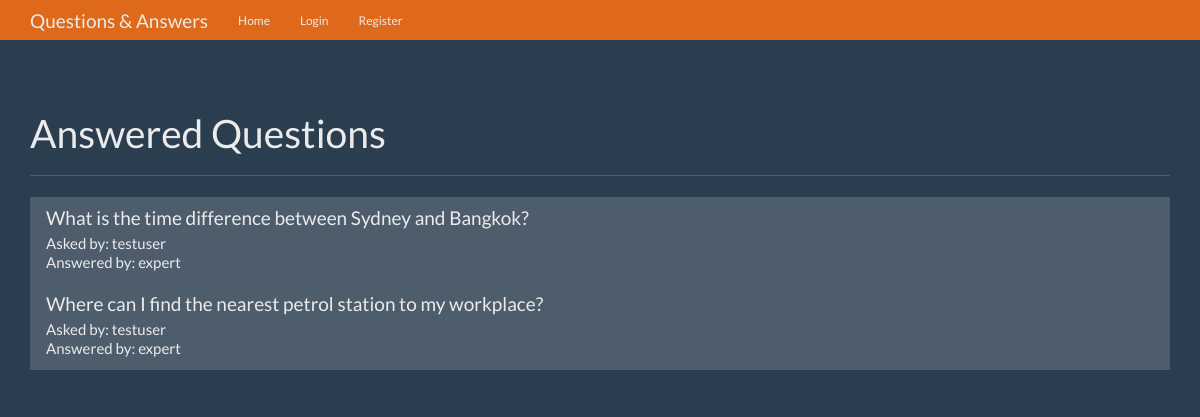
Before: / with the older database file.
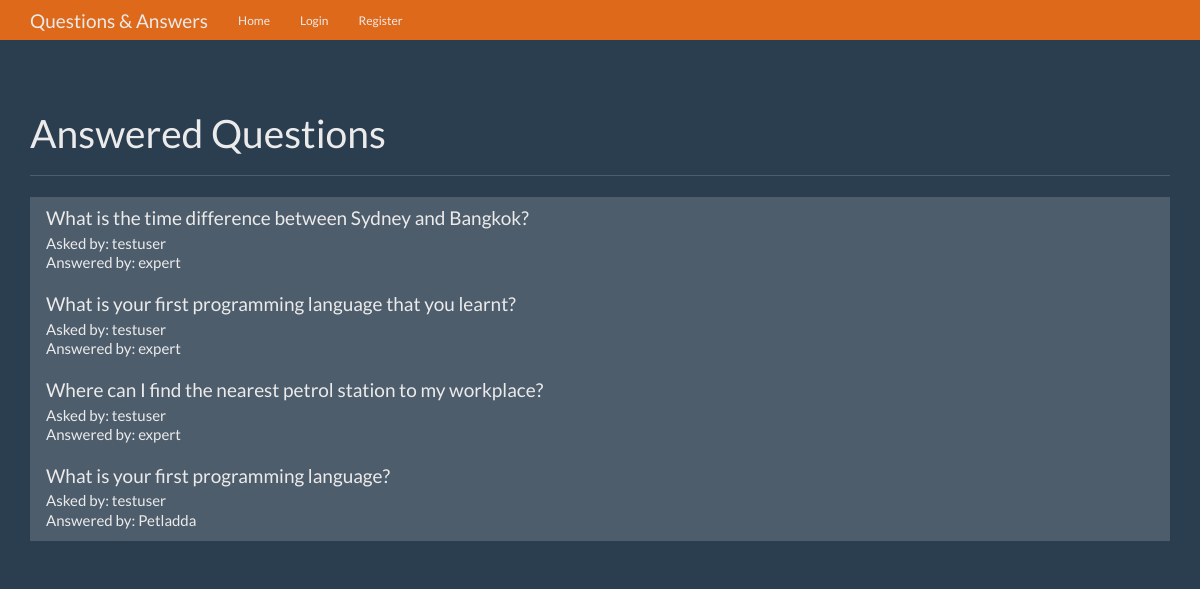
After: the same page with the newer database file.
### tables this page shows
CREATE TABLE questions(
    id integer primary key autoincrement,
    question_text text not null,
    answer_text text,
    asked_by_id integer not null,
    expert_id integer not null
);

CREATE TABLE users(
    id integer primary key autoincrement,
    name text not null,
    password text not null,
    expert boolean not null,
    admin boolean not null
);

### app.py (the view)
@app.route('/')
def index():
    user = get_current_user()
    db = get_db()
    answer_cur = db.execute('''
                    SELECT
                        q.id AS id, q.question_text AS question_text, u.name AS asked_user , u2.name AS expert_user
                    FROM
                        questions q
                        JOIN users u ON u.id = q.asked_by_id
                        JOIN users u2 ON u2.id = q.expert_id
                    WHERE
                        q.answer_text NOT NULL
    ''')
    answer_results = answer_cur.fetchall()
    return render_template('home.html', title='Home', user=user, answers=answer_results)

### app.py (called while the page is built, shortened)
def get_current_user():
    user_result = None
    return user_result

### database.py (called while the page is built)
def connect_db():
    sql = sqlite3.connect('/Users/promieyutasane/Dropbox/Github/question-answer/qa.db')
    sql.row_factory = sqlite3.Row
    return sql

def get_db():
    if not hasattr(g, 'sqlite3_db'):
        g.sqlite_db = connect_db()
    return g.sqlite_db

### templates/home.html
{% extends 'layout.html' %}
{% block content %}
      <div class="page-header">
        <h1>Answered Questions</h1>
      </div>
      <div class="row">
        <div class="col-lg-12">
          <div class="list-group">
            {% for answer in answers %}
            <a href="{{ url_for('question', question_id=answer.id) }}" class="list-group-item">
              <h4 class="list-group-item-heading">{{ answer.question_text }}</h4>
              <p class="list-group-item-text">Asked by: {{ answer.asked_user }}</p>
              <p class="list-group-item-text">Answered by: {{ answer.expert_user }}</p>
            </a>
            {% endfor %}
          </div>
        </div>
      </div>
{% endblock content %}

Changed rows visible on the page:
now on this page (row edited): questions: question_text "What is your first programming language that you learnt?", asked_user "testuser", expert_user "expert"
added questions: question_text "What is your first programming language?", asked_user "testuser", expert_user "Petladda"
